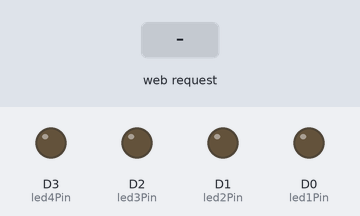
The sketch below on a simulated ESP8266 (NodeMCU). On the bench: output pins drawn as LEDs (lit = HIGH). Inputs (shaded band) come from the test bench. WiFi joins after 1.5 s; servers stay silent unless stated; what the sketch prints to the serial monitor is not drawn.

Above: at 3.2 s.
3.3 s: HTTP request GET /led1 received
At 4.5 s:
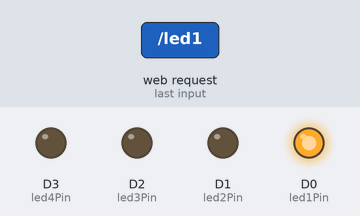
4.8 s: HTTP request GET /led2 received
At 5.7 s:
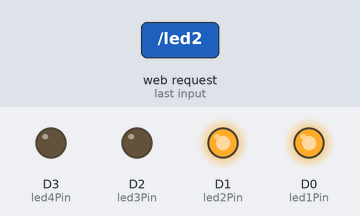
6.3 s: HTTP request GET /led3 received
At 6.9 s:
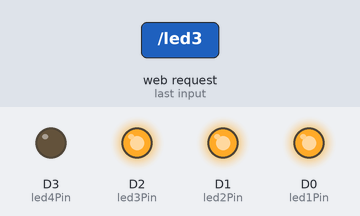
7.8 s: HTTP request GET /led4 received
At 9.0 s:
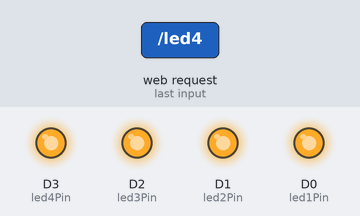
9.3 s: HTTP request GET /led1 received
At 10.4 s:
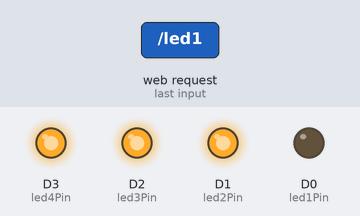
10.8 s: HTTP request GET /led2 received
At 11.5 s:
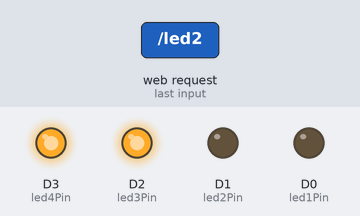
Timing chart, 0 to 13.3 s (numbered marks = the images above; inputs shaded):
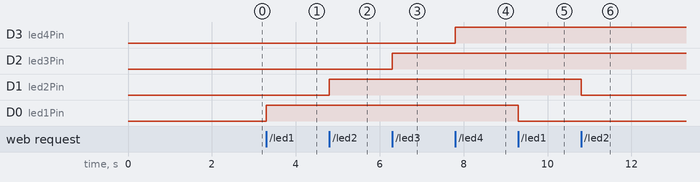

Measured:
- after the input at 3.3 s, D0 (led1Pin): LOW → HIGH at once
- after the input at 4.8 s, D1 (led2Pin): LOW → HIGH at once
- after the input at 6.3 s, D2 (led3Pin): LOW → HIGH at once
- after the input at 7.8 s, D3 (led4Pin): LOW → HIGH at once
- after the input at 9.3 s, D0 (led1Pin): HIGH → LOW at once
- after the input at 10.8 s, D1 (led2Pin): HIGH → LOW at once

The sketch:

LED_NodeMCU_GUI.ino
```cpp
#include <ESP8266WiFi.h>
#include <ESP8266WebServer.h>

const char* ssid = "your_wifi_ssid";
const char* password = "your_wifi_password";

ESP8266WebServer server(80);

int led1Pin = D0;
int led2Pin = D1;
int led3Pin = D2;
int led4Pin = D3;

void setup() {
  Serial.begin(115200);

  pinMode(led1Pin, OUTPUT);
  pinMode(led2Pin, OUTPUT);
  pinMode(led3Pin, OUTPUT);
  pinMode(led4Pin, OUTPUT);

  WiFi.begin(ssid, password);
  while (WiFi.status() != WL_CONNECTED) {
    delay(1000);
    Serial.println("Connecting to WiFi...");
  }

  Serial.println("Connected to WiFi");
  Serial.print("NodeMCU IP Address: ");
  Serial.println(WiFi.localIP());

  server.on("/led1", HTTP_GET, []() {
    digitalWrite(led1Pin, !digitalRead(led1Pin));
    server.send(200, "text/plain", "LED 1 toggled");
  });

  server.on("/led2", HTTP_GET, []() {
    digitalWrite(led2Pin, !digitalRead(led2Pin));
    server.send(200, "text/plain", "LED 2 toggled");
  });

  server.on("/led3", HTTP_GET, []() {
    digitalWrite(led3Pin, !digitalRead(led3Pin));
    server.send(200, "text/plain", "LED 3 toggled");
  });

  server.on("/led4", HTTP_GET, []() {
    digitalWrite(led4Pin, !digitalRead(led4Pin));
    server.send(200, "text/plain", "LED 4 toggled");
  });

  server.begin();
}

void loop() {
  server.handleClient();
}
```
